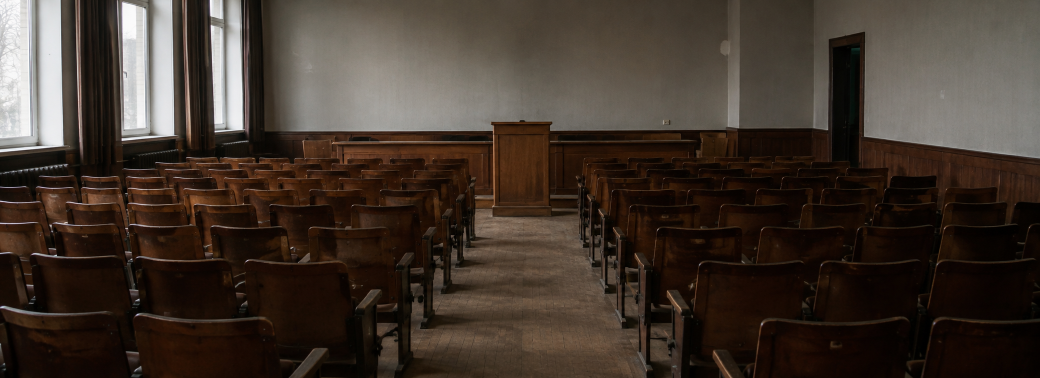
#> input picture tools/assets/source/event_pictures/parliament_chamber.png, 2079 x 756 px (shown at 1/2 size)
$ python build_adiscord_event_pictures.py
#> lines starting #> are read from the running program, lines starting #| are printed output that depends on the picture
### tools/builders/build_adiscord_event_ui_assets.py
#!/usr/bin/env python3
"""Build the restrained A-Discord ordinary-event popup surfaces.

The source illustration is intentionally generic and exists only for the
console-driven event UI QA cases.  All generated outputs are deterministic;
run without ``--apply`` first, then explicitly apply stale outputs.
"""

from __future__ import annotations

import argparse
from io import BytesIO
from pathlib import Path

from PIL import Image, ImageDraw, ImageEnhance, ImageFilter, ImageOps

from tools.lib.adiscord_ui_surfaces import (
    PALETTES,
    apply_or_check,
    load_surface_source,
    metal_surface,
    outer_frame,
)
from tools.lib.paths import repository_root


ROOT = repository_root()
METAL_SOURCE = ROOT / "tools/assets/source/production_gui/production_surface_source.png"
TEST_PICTURE_SOURCE = (
    ROOT / "tools/assets/source/event_pictures/event_adiscord_ui_test_source.png"
)

POPUP_BG = ROOT / "gfx/interface/event_popup_bg.png"
POPUP_TOP = ROOT / "gfx/interface/event_popup_top.png"
POPUP_MIDDLE = ROOT / "gfx/interface/event_popup_middle.png"
POPUP_BOTTOM = ROOT / "gfx/interface/event_popup_bottom.png"
OPTION_ENTRY = ROOT / "gfx/interface/event_option_entry_adiscord.png"
PREVIEW = ROOT / "docs/development/previews/ADISCORD_event_window_preview.png"
TEST_PICTURE = ROOT / "gfx/event_pictures/event_adiscord_ui_test.png"

WINDOW_SIZE = (615, 650)
TOP_SIZE = (615, 100)
MIDDLE_SIZE = (615, 64)
BOTTOM_SIZE = (615, 372)
OPTION_SIZE = (300, 35)
PICTURE_SIZE = (507, 184)
PREVIEW_SIZE = (1600, 900)

PALETTE = PALETTES["technology"]


# [4 lines left out: function _png_bytes, not called in this run]


def _metal_source() -> Image.Image:
    return load_surface_source(METAL_SOURCE, (1024, 1024))


def _test_picture_source() -> Image.Image:
    if not TEST_PICTURE_SOURCE.is_file():
        raise RuntimeError(
            f"missing event test picture source: {TEST_PICTURE_SOURCE.relative_to(ROOT)}"
        )
    with Image.open(TEST_PICTURE_SOURCE) as source_image:
        return source_image.convert("RGB")


# [99 lines left out: functions _popup_background, _section_surface, _draw_vertical_shell_edges, _top_overlay, _middle_tile, _bottom_overlay and 1 more, not called in this run]


def _test_picture() -> Image.Image:
    source = _test_picture_source()
    fitted = ImageOps.fit(
        source,
        PICTURE_SIZE,
        method=Image.Resampling.LANCZOS,
        centering=(0.50, 0.52),
    )
    fitted = ImageEnhance.Color(fitted).enhance(0.78)
    fitted = ImageEnhance.Contrast(fitted).enhance(1.04)
    return fitted.convert("RGB")


# [64 lines left out: functions _preview, expected_outputs, main, not called in this run]


# [2 lines that do not run on import are left out]

### tools/lib/paths.py
"""Stable repository-path helpers for package modules and root-level facades.

``repository_root`` derives the root from this file's location, so it is
identical when imported as ``tools.lib.paths`` or as ``lib.paths`` by a tool
run directly from the legacy ``tools/`` directory.
"""

from __future__ import annotations

import re
from pathlib import Path


def repository_root() -> Path:
    """Return the A-Discord repository root containing the ``tools`` directory."""
    return Path(__file__).resolve().parents[2]


# [27 lines left out: function source_section, not called in this run]

### tools/builders/build_adiscord_event_pictures.py
"""Format event artwork for COUNTRY (507x184) and NEWS (396x153).

Owns standardized artwork, its GFX extension, and the review contact sheet.
Story assignments remain hand-authored in events/*.txt. Original artwork is
preserved; only aspect-preserving crops and resampling are applied here.
"""

from __future__ import annotations

import argparse
from io import BytesIO
from pathlib import Path

from PIL import Image, ImageDraw, ImageOps

from tools.builders.build_adiscord_event_ui_assets import _test_picture as military_headquarters_art
from tools.lib.adiscord_ui_surfaces import apply_or_check
from tools.lib.paths import repository_root


ROOT = repository_root()
ART_ROOT = ROOT / "gfx/event_pictures"
SOURCE_ROOT = ROOT / "tools/assets/source/event_pictures"
GFX = ROOT / "interface/ADISCORD_event_art.gfx"
PREVIEW = ROOT / "docs/development/previews/ADISCORD_event_art_contact_sheet.png"
SIZES = {"country": (507, 184), "news": (396, 153)}
# Country and news formats can have independently authored sources.
ART = {
    "parliament_chamber": ("source/parliament_chamber.png", ("country", "news")),
    "negotiation_table": ("source/negotiation_table.png", ("country", "news")),
    "military_headquarters": ("source/event_adiscord_ui_test_source.png", ("country",)),
    "nectar_of_the_gods": ("source/nectar_of_the_gods.png", ("country",)),
    "city_in_civil_war": ("source/news/urban_patrol.png", ("news",)),
    "vorkerland_explosion": (
        "source/vorkerland_explosion_country.png",
        ("country", "news"),
    ),
    "vorkerland_northern_settlement": ("source/news/northern_patrol.png", ("news",)),
    "army_formation": ("source/news/military_formation.png", ("news",)),
    "treaty_signing": ("source/news/constituent_assembly.png", ("news",)),
    "peace_negotiations": ("source/news/peace_signing.png", ("news",)),
    "military_planning": ("source/military_planning_color.png", ("country", "news")),
    "urban_resistance": ("source/news/resistance_fighters.png", ("news",)),
    "armed_uprising": ("source/news/urban_combat.png", ("news",)),
    "kefreyt_address": ("source/news/kefreyt_address.png", ("news",)),
    "imperial_proclamation": ("source/news/imperial_proclamation.png", ("news",)),
    "stelander_empire": ("source/news/stelander_empire.png", ("news",)),
    "perimeter_checkpoint": ("source/perimeter_checkpoint.png", ("country",)),
    "expedition_camp": ("source/expedition_camp.png", ("country",)),
    "administrative_office": ("source/administrative_office.png", ("country",)),
    "school_classroom": ("source/school_classroom.png", ("country",)),
    "factory_workshop": ("source/factory_workshop_color.png", ("country",)),
}

# Preserve public sprite IDs while naming the textures after their visible scene.
NEWS_SCENES = {
    "city_in_civil_war": "urban_patrol",
    "vorkerland_northern_settlement": "northern_patrol",
    "army_formation": "military_formation",
    "treaty_signing": "constituent_assembly",
    "peace_negotiations": "peace_signing",
    "urban_resistance": "resistance_fighters",
    "armed_uprising": "urban_combat",
}


def sprite_name(scene: str, kind: str) -> str:
    prefix = "GFX_news_event" if kind == "news" else "GFX_event"
    return f"{prefix}_adiscord_{scene}"


def texture_path(scene: str, kind: str) -> Path:
    filename = NEWS_SCENES.get(scene, scene) if kind == "news" else scene
    return ART_ROOT / "standard" / kind / f"{filename}.png"


def formatted_art(scene: str, kind: str) -> Image.Image:
#> called with scene = 'parliament_chamber', kind = 'country'
    source, formats = ART[scene]
    if kind not in formats:
        raise ValueError(f"unsupported event artwork format: {scene}/{kind}")
    if scene == "military_headquarters":
        # The UI asset owner supplies the shared rendering without a runtime-file dependency.
        return military_headquarters_art()
    if kind == "news":
        source = "source/news/" + NEWS_SCENES.get(scene, scene) + ".png"
    source_path = (
        SOURCE_ROOT / source.removeprefix("source/")
        if source.startswith("source/")
        else ART_ROOT / source
    )
    with Image.open(source_path) as image:
#> image is the input picture: PIL image 2079x756 RGB; mean R, G, B 64.8, 53.2, 44.5
        artwork = image.convert("RGB")
        # No stretching, added frames, tint, blur bars, or artificial sharpening.
        return ImageOps.fit(artwork, SIZES[kind], method=Image.Resampling.LANCZOS)
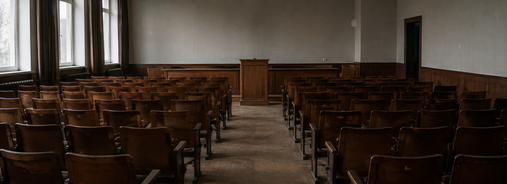
#> returned value: PIL image 507x184 RGB; mean R, G, B 64.8, 53.2, 44.5


def _png(image: Image.Image) -> bytes:
    stream = BytesIO()
    image.save(stream, format="PNG", compress_level=9)
    return stream.getvalue()


def expected_outputs() -> dict[Path, bytes]:
    outputs = {}
    entries = []
    images = []
    for scene, (_, formats) in ART.items():
        for kind in formats:
            path = texture_path(scene, kind)
            artwork = formatted_art(scene, kind)
            outputs[path] = _png(artwork)
            images.append((f"{kind.upper()} / {scene}", artwork))
            entries.append(
                '\tspriteType = {\n'
                f'\t\tname = "{sprite_name(scene, kind)}"\n'
                f'\t\ttexturefile = "{path.relative_to(ROOT).as_posix()}"\n'
                '\t}\n'
            )
#> pass 2 of the loop in expected_outputs, `for scene, (_, formats) in ART.items():`:
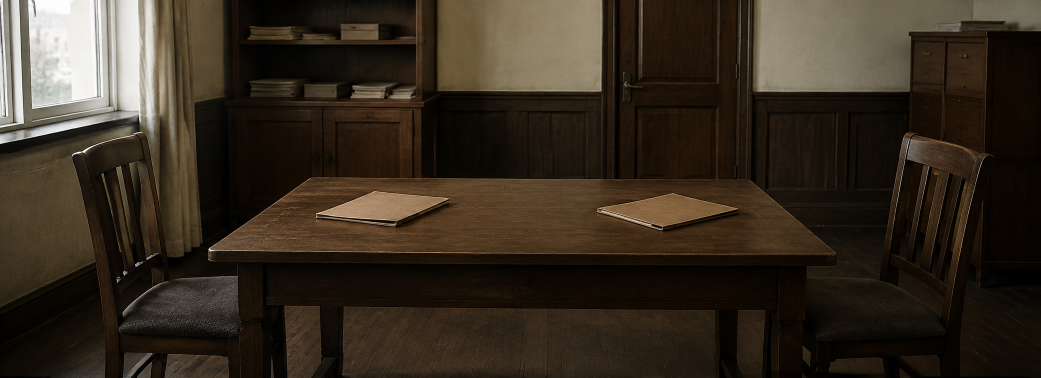
#> input picture tools/assets/source/event_pictures/negotiation_table.png, 2081 x 756 px (shown at 1/2 size)
#> in formatted_art, image is the input picture: PIL image 2081x756 RGB; mean R, G, B 54.4, 44.4, 32.6
#> in formatted_art (call 3), `return ImageOps.fit(artwork, SIZES[kind], method=Image.Resampling.LANC..`:
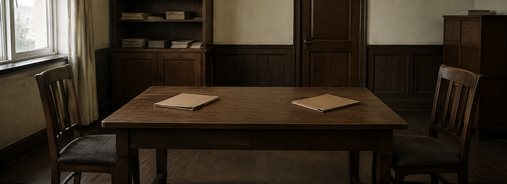
#> returned value: PIL image 507x184 RGB; mean R, G, B 54.4, 44.4, 32.6
#> pass 3 of the loop in expected_outputs, `for scene, (_, formats) in ART.items():`:
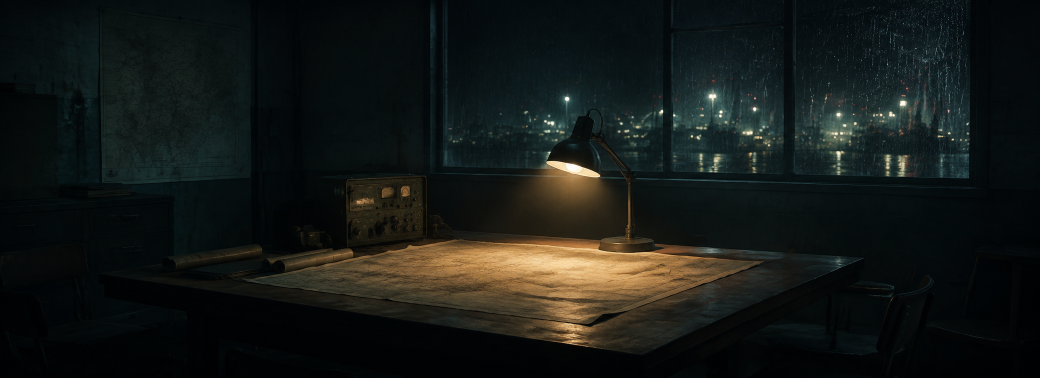
#> input picture tools/assets/source/event_pictures/event_adiscord_ui_test_source.png, 2079 x 756 px (shown at 1/2 size)
#> in _test_picture_source, source_image is the input picture: PIL image 2079x756 RGB; mean R, G, B 21.1, 24.9, 22.1
#> in _test_picture, `fitted = ImageOps.fit( source, PICTURE_SIZE, method=Image.Resampling.L..`:
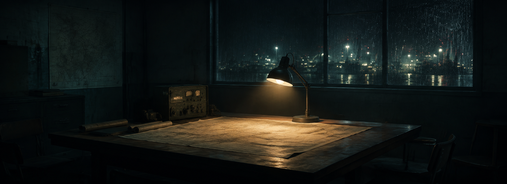
#> fitted: PIL image 507x184 RGB; mean R, G, B 21.1, 24.9, 22.2
#> the loop made 5 passes; the first 3 are shown
    outputs[GFX] = (
        '# Generated by tools/builders/build_adiscord_event_pictures.py.\n'
        'spriteTypes = {\n' + ''.join(entries) + '}\n'
    ).encode("utf-8")
    # Native pixel-size contact sheet; labels are preview-only.
    sheet = Image.new("RGB", (1094, ((len(images) + 1) // 2) * 222 + 20), (18, 23, 24))
    draw = ImageDraw.Draw(sheet)
    for index, (label, artwork) in enumerate(images):
        x, y = 20 + index % 2 * 537, 20 + index // 2 * 222
        draw.text((x, y), label, fill=(219, 226, 223))
        sheet.paste(artwork, (x, y + 20))
    outputs[PREVIEW] = _png(sheet)
    return outputs


def main() -> int:
    parser = argparse.ArgumentParser(description=__doc__)
    actions = parser.add_mutually_exclusive_group()
    actions.add_argument("--check", action="store_true")
    actions.add_argument("--apply", action="store_true")
    args = parser.parse_args()
    return apply_or_check(expected_outputs(), args.apply, "Event artwork")


if __name__ == "__main__":
#> (the run stopped early here; a loop or call above may not have finished)
